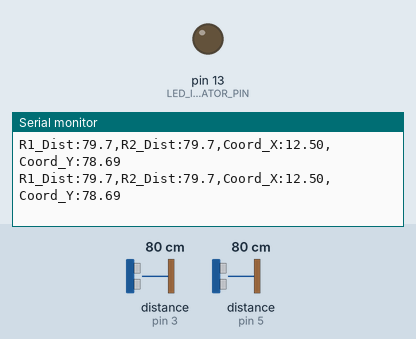
Simulated run of this sketch. Board: Arduino Uno, built with avr-gcc and run on an emulated ATmega328P. Parts: output pins drawn as LEDs (lit = HIGH), the last lines printed to the serial monitor. Wiring (inferred from the names in the program): 2 × ultrasonic range finder: trigger pin 2, echo pin 3 / trigger pin 4, echo pin 5. The test bench sets the inputs (shaded band); at power-on: distance to the obstacle (sensors on pin 3, pin 5) 80 cm. The echo pulse lasts 58.3 µs per cm; pins used as bus, display or sensor lines are not drawn.

Above: at 1.2 s.
1.3 s: distance to the obstacle (sensor on pin 3) set to 2 cm
At 1.42 s:
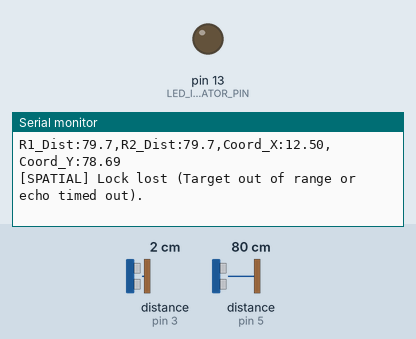
3.3 s: distance to the obstacle (sensor on pin 3) set to 4 cm
At 3.49 s:
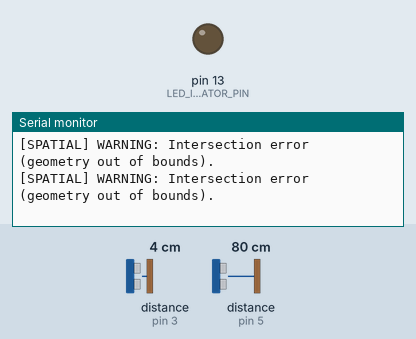
5.3 s: distance to the obstacle (sensor on pin 5) set to 4 cm
At 5.31 s:
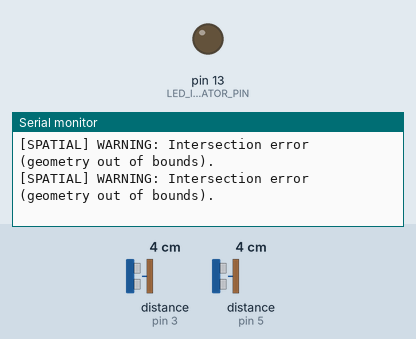
8.3 s: distance to the obstacle (sensor on pin 5) set to 2 cm
At 8.42 s:
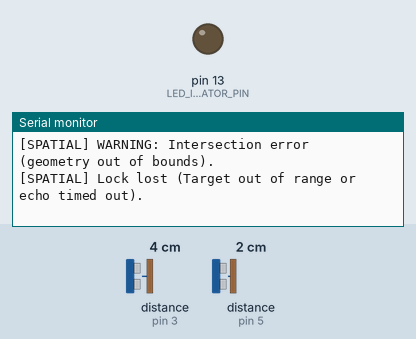

Measured:
- the behaviour switches between 2 and 3 cm on distance to the obstacle (sensor on pin 3) (found by bisection; images 1 and 2)
- the behaviour switches between 3 and 2 cm on distance to the obstacle (sensor on pin 5) (found by bisection; images 3 and 4)
- after the input at 1.3 s, the serial monitor: prints a new line after 0.06 s (image 1)
- after the input at 3.3 s, the serial monitor: prints a new line after 0.12 s (image 2)
- after the input at 8.3 s, the serial monitor: prints a new line after 0.06 s (image 4)

The sketch:

Day_56_Spatial_Positioner.ino
```cpp
/*
 * 100 Projects with Arduino - Day 56
 * Project: Ultrasonic 2D Spatial Positioning Scanner (Trilateration Math)
 *
 * DESCRIPTION:
 * This project implements a local 2D spatial positioning system that tracks the coordinate position
 * of an object in a 2D plane (X, Y) relative to a sensor bar baseline.
 * It uses two HC-SR04 ultrasonic distance sensors mounted at a fixed distance (d) apart.
 *
 * TRILATERATION MATHEMATICS:
 * Let Sensor 1 (Left) be placed at origin coordinates (0, 0).
 * Let Sensor 2 (Right) be placed at coordinates (d, 0) along the baseline.
 * Let the target object be at position (x, y).
 * The measured distance from Sensor 1 to the object is r1, and from Sensor 2 is r2.
 *
 * The system is modeled by two intersecting circles:
 *   1)  x^2 + y^2 = r1^2
 *   2)  (x - d)^2 + y^2 = r2^2
 *
 * Subtracting equation (1) from (2) yields:
 *   (x - d)^2 - x^2 = r2^2 - r1^2
 *   x^2 - 2xd + d^2 - x^2 = r2^2 - r1^2
 *   -2xd + d^2 = r2^2 - r1^2
 *   2xd = d^2 + r1^2 - r2^2
 *
 *   x = (d^2 + r1^2 - r2^2) / (2 * d)
 *
 * Once x is resolved, y is calculated from circle (1):
 *   y = sqrt(r1^2 - x^2)   (assuming y >= 0, i.e., object is in front of the sensor bar)
 *
 * CRITICAL MECHATRONIC CONTROL details:
 * - Sequential Triggering: Triggering both sensors simultaneously causes cross-talk (Sensor 1
 *   detecting the echo from Sensor 2). We trigger the sensors sequentially with a 30ms guard
 *   interval to allow residual ultrasonic echoes to dissipate.
 * - Out-of-bounds math gate: Noise can cause r1^2 - x^2 < 0 (mathematically impossible on clean
 * circles). We intercept this case to prevent NaN (Not a Number) floating-point errors.
 *
 * WIRING:
 * - Sensor 1 (Left - Position 0,0) -> Arduino Uno
 *   - Trig Pin -> Pin 2
 *   - Echo Pin -> Pin 3
 *   - VCC, GND -> 5V, GND
 * - Sensor 2 (Right - Position d,0) -> Arduino Uno
 *   - Trig Pin -> Pin 4
 *   - Echo Pin -> Pin 5
 *   - VCC, GND -> 5V, GND
 */

// --- PIN DEFINITIONS ---
const int S1_TRIG_PIN = 2;
const int S1_ECHO_PIN = 3;

const int S2_TRIG_PIN = 4;
const int S2_ECHO_PIN = 5;

const int LED_INDICATOR_PIN = 13;

// --- GEOMETRIC BASELINE CONFIG ---
const float BASELINE_D = 25.0;  // Distance between the two sensors in centimeters (d)

// --- TIMING VARIABLES ---
unsigned long lastScanTimeMs = 0;
const unsigned long scanIntervalMs = 60;  // 60ms scan cycle (gives 30ms per sensor sequentially)

void setup() {
  Serial.begin(9600);

  pinMode(S1_TRIG_PIN, OUTPUT);
  pinMode(S1_ECHO_PIN, INPUT);

  pinMode(S2_TRIG_PIN, OUTPUT);
  pinMode(S2_ECHO_PIN, INPUT);

  pinMode(LED_INDICATOR_PIN, OUTPUT);

  digitalWrite(S1_TRIG_PIN, LOW);
  digitalWrite(S2_TRIG_PIN, LOW);

  Serial.println(F("[SPATIAL] 2D Positioning Scanner active."));
  Serial.print(F("[SPATIAL] Baseline Distance (d) = "));
  Serial.print(BASELINE_D);
  Serial.println(F(" cm"));
}

void loop() {
  if (millis() - lastScanTimeMs >= scanIntervalMs) {
    lastScanTimeMs = millis();

    // Step 1: Read Sensor 1 (Left) distance
    float r1 = readDistance(S1_TRIG_PIN, S1_ECHO_PIN);

    // Step 2: Delay briefly to prevent echo cross-talk
    delay(30);

    // Step 3: Read Sensor 2 (Right) distance
    float r2 = readDistance(S2_TRIG_PIN, S2_ECHO_PIN);

    // Filter out invalid/timeout measurements
    // HC-SR04 returns 0 or extremely high values if out of range
    if (r1 > 2.0 && r1 < 150.0 && r2 > 2.0 && r2 < 150.0) {
      // Step 4: Solve for X coordinate
      // x = (d^2 + r1^2 - r2^2) / (2 * d)
      float dSq = BASELINE_D * BASELINE_D;
      float r1Sq = r1 * r1;
      float r2Sq = r2 * r2;

      float x = (dSq + r1Sq - r2Sq) / (2.0 * BASELINE_D);

      // Step 5: Solve for Y coordinate
      // y = sqrt(r1^2 - x^2)
      // Check if radicand is positive to prevent NaN crash
      float yRadicand = r1Sq - (x * x);

      if (yRadicand >= 0.0) {
        float y = sqrt(yRadicand);

        // Flash LED to indicate successful positioning lock
        digitalWrite(LED_INDICATOR_PIN, HIGH);
        delayMicroseconds(100);
        digitalWrite(LED_INDICATOR_PIN, LOW);

        // Output results in structured coordinate format
        // Formatted for easy copy-pasting or custom visualization plotting
        Serial.print(F("R1_Dist:"));
        Serial.print(r1, 1);
        Serial.print(F(",R2_Dist:"));
        Serial.print(r2, 1);
        Serial.print(F(",Coord_X:"));
        Serial.print(x, 2);
        Serial.print(F(",Coord_Y:"));
        Serial.println(y, 2);
      } else {
        Serial.println(F("[SPATIAL] WARNING: Intersection error (geometry out of bounds)."));
      }
    } else {
      Serial.println(F("[SPATIAL] Lock lost (Target out of range or echo timed out)."));
    }
  }
}

// --- SEQUENTIAL ECHO PULSE RECORDER ---

float readDistance(int trigPin, int echoPin) {
  // Send a clean 10us trigger pulse
  digitalWrite(trigPin, LOW);
  delayMicroseconds(2);
  digitalWrite(trigPin, HIGH);
  delayMicroseconds(10);
  digitalWrite(trigPin, LOW);

  // Measure echo pulse duration (microsecond timeout set to 20ms = ~3.4m maximum range)
  long duration = pulseIn(echoPin, HIGH, 20000);

  if (duration == 0) return 999.0;  // Signal timeout indicator

  // Speed of sound = 343 m/s = 0.0343 cm/us
  // Distance = (Time * Speed) / 2 (round-trip)
  float distance = (float)duration * 0.01715;
  return distance;
}
```
